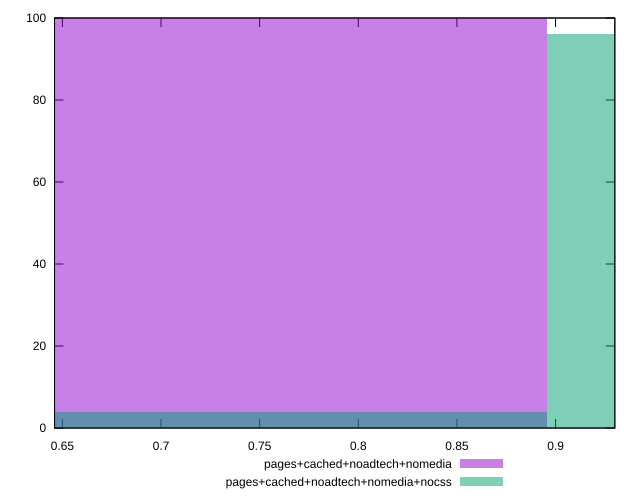

This chart was generated by the following gnuplot code:
reset

$pagesCachedNoadtechNomedia <<EOF
0.767746554676515 100
EOF

$pagesCachedNoadtechNomediaNocss <<EOF
1.02366207290202 96
0.767746554676515 4
EOF

set key outside below
set boxwidth 0.255915518225505
set xrange [0.6460248286354425:0.9300339275443932]
set yrange [0:100]
set trange [0:100]
set style fill transparent solid 0.5 noborder
set terminal svg size 640, 500 enhanced background rgb 'white'
set output "report_00021_2021-02-20T09:16:39.615Z/meta/pScore/comparison/histogram/3_vs_4.svg"

plot $pagesCachedNoadtechNomedia title "pages+cached+noadtech+nomedia" with boxes, \
     $pagesCachedNoadtechNomediaNocss title "pages+cached+noadtech+nomedia+nocss" with boxes

reset
